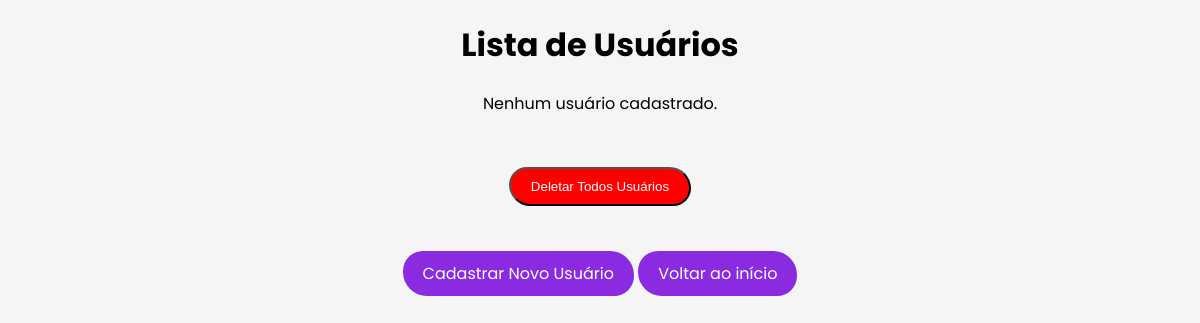
/users, run on an earlier commit of the app's database.
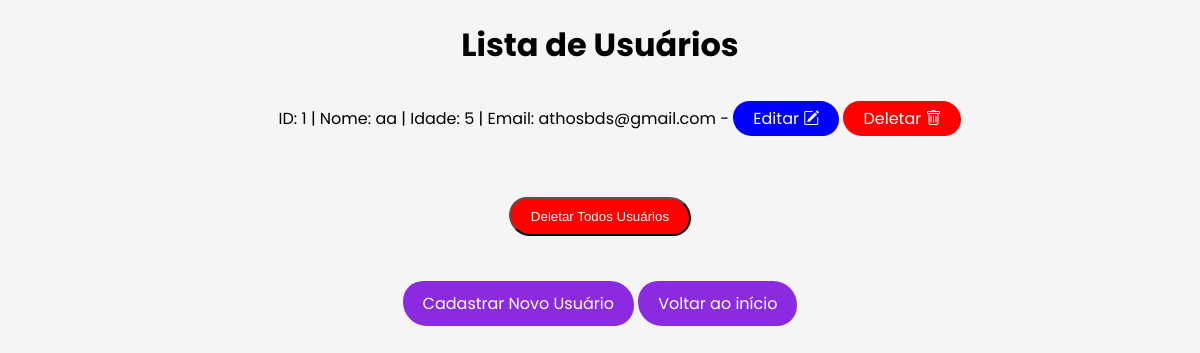
And on a later commit of the database.
### tables this page shows
CREATE TABLE user(
    id INTEGER PRIMARY KEY AUTOINCREMENT, 
    name text NOT NULL, 
    age text NOT NULL,
    email VARCHAR(254) NOT NULL UNIQUE);

### app.py (the view)
@app.route('/users')
def listar_usuarios():
    database = sqlite3.connect('users.db')
    database_cursor = database.cursor()
    database_cursor.execute("SELECT * FROM user")
    users = database_cursor.fetchall()
    return render_template('users.html', users=users)

### templates/users.html (shortened to what this page needs)
<!DOCTYPE html>
<html lang="pt-br">
<head>
    <link rel="stylesheet" href="https://cdn.jsdelivr.net/npm/bootstrap-icons@1.10.5/font/bootstrap-icons.css">
</head>
<body style="text-align: center; font-family: Poppins, sans-serif; background-color: #f5f5f5;">
    <h1>Lista de Usuários</h1>
    {% if users %}
        <ul>
            {% for user in users %}
                <p style="font-family: Poppins, sans-serif;">ID: {{ user[0] }} | Nome: {{ user[1] }} | Idade: {{ user[2] }} | Email: {{user [3]}}  -
                    <a href="/update/{{ user[0] }}" style="text-decoration: none; border-radius: 30px 34px; background-color: blue; color: white; padding: 5px 20px; display: inline-block; margin: 10px 0;">Editar <i class="bi bi-pencil-square"></i></a>
                    <a href="/delete_id/{{ user[0] }}" style="text-decoration: none; border-radius: 30px 34px; background-color: red; color: white; padding: 5px 20px; display: inline-block; margin: 10px 0;">Deletar <i class="bi bi-trash"></i></a>
                </p>
            {% endfor %}
        </ul>
    {% else %}
        <p>Nenhum usuário cadastrado.</p>
    {% endif %}
    <br>
    <form action="/delete_all" method="get">
    <button type="submit" style="border-radius: 20px 24px; background-color: red; text-decoration: none; color: white; padding: 10px 20px; display: inline-block; margin: 10px 0;">
    Deletar Todos Usuários
    </button>
    </form>
    <br>
    <a href="/add" style="border-radius: 20px 24px; background-color: blueviolet; text-decoration: none; color: white; padding: 10px 20px; display: inline-block; margin: 10px 0;">
        Cadastrar Novo Usuário
    </a>
    <a href="/" style="border-radius: 20px 24px; background-color: blueviolet; text-decoration: none; color: white; padding: 10px 20px; display: inline-block; margin: 10px 0;">
        Voltar ao início
    </a>
</body>
</html>

What changed in the data, as far as the page shows it:
added user: id "1", name "aa", age "5", email "athosbds@gmail.com"
Also different on the page:
text no longer shown: "Nenhum usuário cadastrado."
